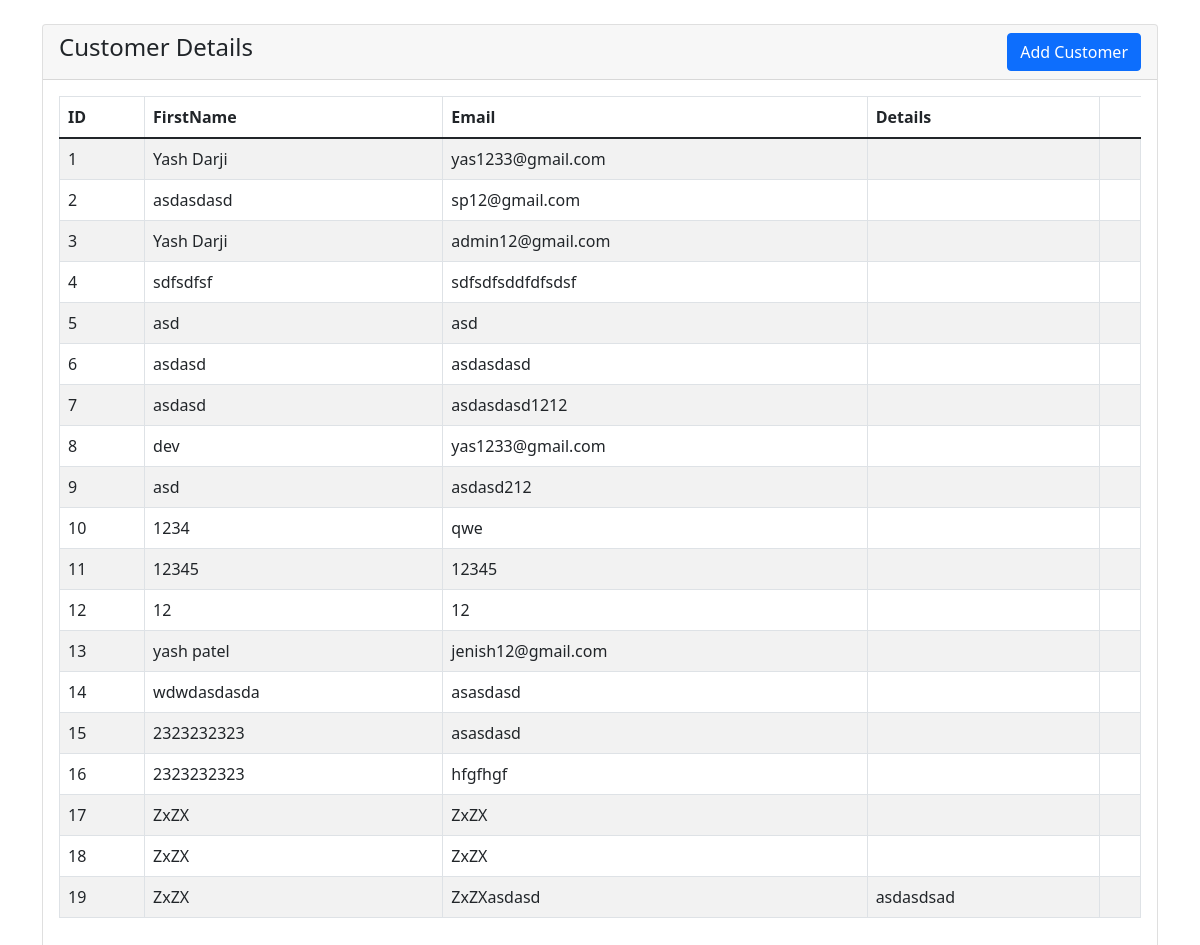
The app's page /index2.php with its own data.
### tables this page shows
CREATE TABLE `about` (
  `id` int(191) NOT NULL,
  `fn` varchar(191) NOT NULL,
  `email` varchar(191) NOT NULL,
  `details` varchar(191) NOT NULL
);

### index2.php (the view, shortened to what this page needs)
<?php
    require 'dbcon.php';
?>
<!doctype html>
<html lang="en">
  <head>
    <link href="https://cdn.jsdelivr.net/npm/bootstrap@5.1.3/dist/css/bootstrap.min.css" rel="stylesheet">
</head>
<body>
    <div class="container mt-4">
        <div class="row">
            <div class="col-md-12">
                <div class="card">
                    <div class="card-header">
                        <h4>Customer Details
                            <a href="takapp.php" class="btn btn-primary float-end">Add Customer</a>
                        </h4>
                    </div>
                    <div class="card-body">
                        <table class="table table-bordered table-striped">
                            <thead>
                                <tr>
                                    <th>ID</th>
                                    <th>FirstName</th>
                                    <th>Email</th>
                                    <th>Details</th>
                                </tr>
                            </thead>
                            <tbody>
                                <?php
                                    $query = "SELECT * FROM about";
                                    $query_run = mysqli_query($con, $query);
                                    if(mysqli_num_rows($query_run) > 0)
                                    {
                                        foreach($query_run as $cust_id)
                                        {
                                            ?>
                                            <tr>
                                                <td><?= $cust_id['id']; ?></td>
                                                <td><?= $cust_id['fn']; ?></td>
                                                <td><?= $cust_id['email']; ?></td>
                                                <td><?= $cust_id['details']; ?></td>
                                                <td>
                                                </td>
                                            </tr>
                                            <?php
                                        }
                                    }
                                    else
                                    {
                                        echo "<h5> No Record Found </h5>";
                                    }
                                ?>
                            </tbody>
                        </table>
                    </div>
                </div>
            </div>
        </div>
    </div>
</body>

### records on screen
about: id "1", fn "Yash Darji", email "yas1233@gmail.com"
about: id "2", fn "asdasdasd", email "sp12@gmail.com"
about: id "3", fn "Yash Darji", email "admin12@gmail.com"
about: id "4", fn "sdfsdfsf", email "sdfsdfsddfdfsdsf"
about: id "5", fn "asd", email "asd"
about: id "6", fn "asdasd", email "asdasdasd"
about: id "7", fn "asdasd", email "asdasdasd1212"
about: id "8", fn "dev", email "yas1233@gmail.com"
about: id "9", fn "asd", email "asdasd212"
about: id "10", fn "1234", email "qwe"
about: id "11", fn "12345", email "12345"
about: id "12", fn "12", email "12"
about: id "13", fn "yash patel", email "jenish12@gmail.com"
about: id "14", fn "wdwdasdasda", email "asasdasd"
about: id "15", fn "2323232323", email "asasdasd"
about: id "16", fn "2323232323", email "hfgfhgf"
about: id "17", fn "ZxZX", email "ZxZX"
about: id "18", fn "ZxZX", email "ZxZX"
about: id "19", fn "ZxZX", email "ZxZXasdasd", details "asdasdsad"
